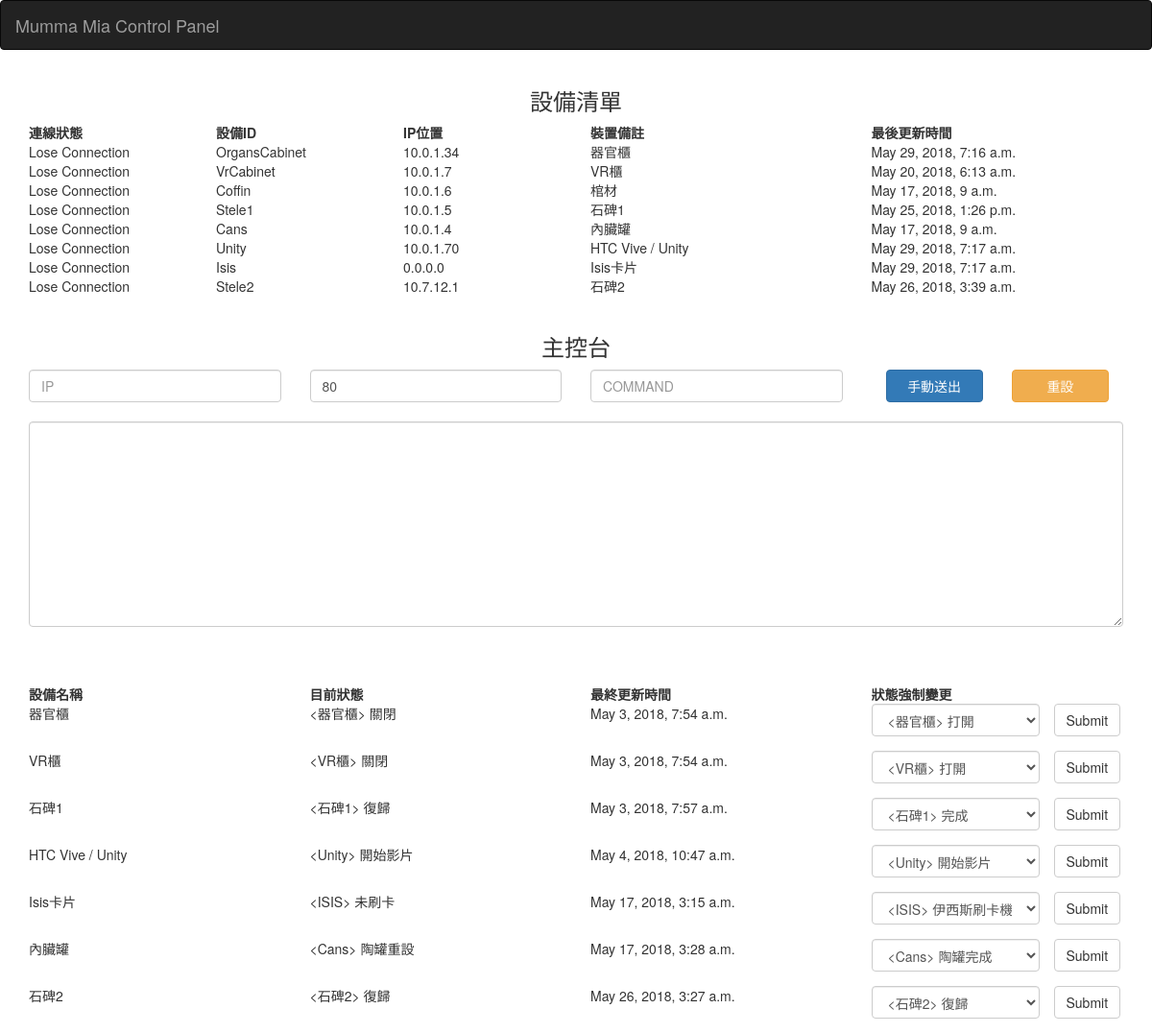
The app's page /, older data.
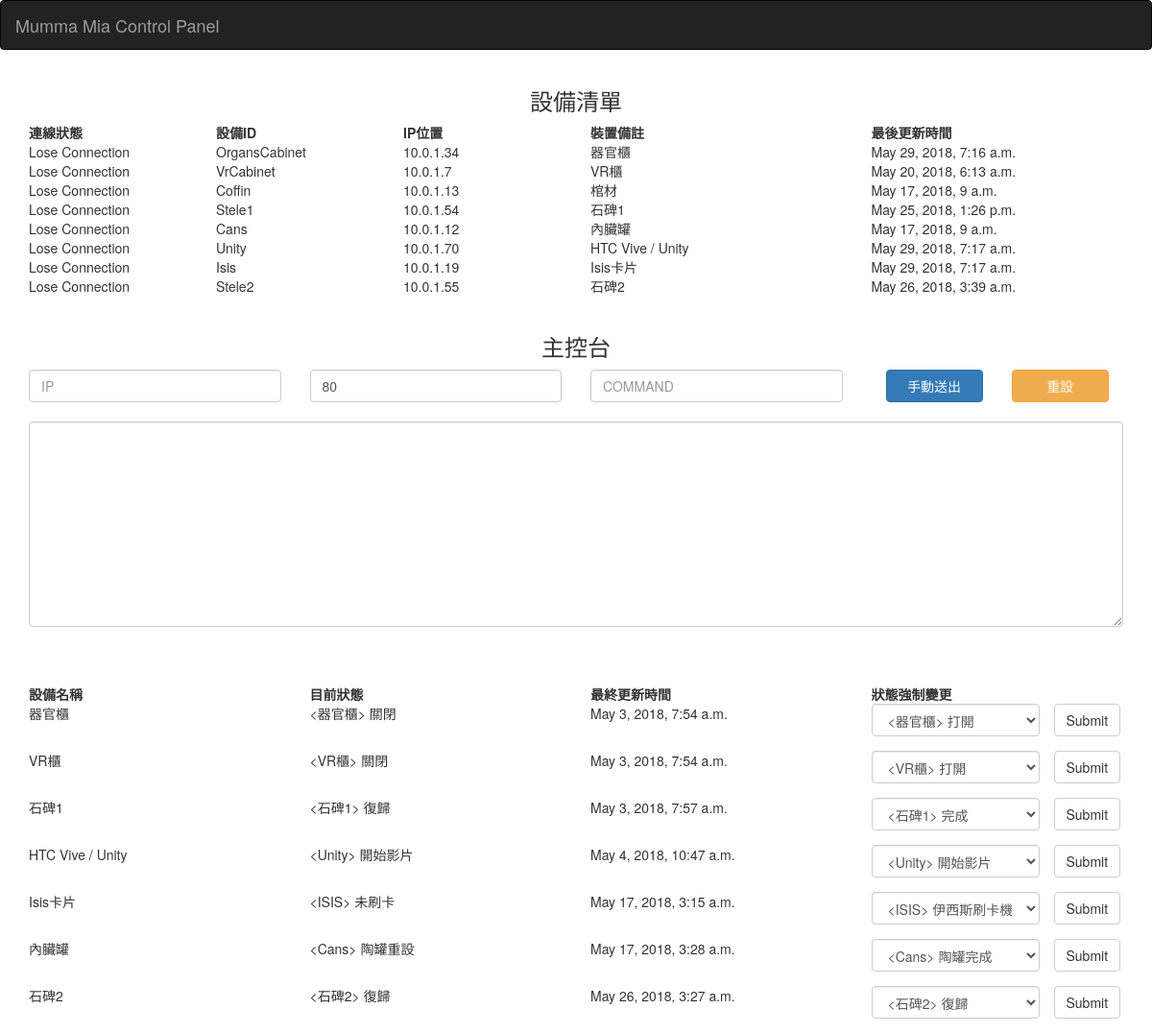
The same page, newer data.
### heart/models.py (models this page shows, shortened)
class Device(models.Model):
    name = models.CharField(max_length=20)
    ip = models.CharField(max_length=15)
    port = models.CharField(max_length=5, default='80')
    note = models.CharField(max_length=20, null=True)
    standBy = models.BooleanField(default=False)
    created = models.DateTimeField(auto_now_add=True)
    updated = models.DateTimeField(auto_now=True)

class Status(models.Model):
    rank = models.IntegerField()
    device = models.ForeignKey(Device, on_delete=models.CASCADE, null=True)
    command = models.ForeignKey(Command, on_delete=models.CASCADE, null=True)
    flag = models.CharField(default="STAND BY", max_length=50)
    description = models.CharField(max_length=300, null=True)
    updated = models.DateTimeField(auto_now=True)

class Command(models.Model):
    name = models.CharField(max_length=20, null=True)
    device = models.ForeignKey(Device, on_delete=models.CASCADE, null=True)
    command = models.CharField(max_length=120, null=True)
    created = models.DateTimeField(auto_now_add=True)
    updated = models.DateTimeField(auto_now=True)

### heart/views.py (the view)
# urls.py: url(r'^$', control_panel),
def control_panel(request):
    ip = request.POST.get("ip", False)
    port = request.POST.get("port", False)
    command = request.POST.get("command", False)
    devices = Device.objects.all()
    commands = Command.objects.all()
    status = Status.objects.all()
    if ip and port and command:
        print(ip, port, command)
        sendData.delay(
            ip,
            port,
            command
        )
        return render(request, "control_panel.html", {
            "status": "success",
            "devices": devices,
        })
    elif request.GET.get("STATUS", False):
        status_update(request)
        return JsonResponse({"status": "complete"})
    elif request.GET.get("CHECK", False):
        name = request.GET.get("name", False)
        device = Device.objects.filter(name=name)
        device.update(standBy=True)
        device.update(ip=get_client_ip(request))
        return JsonResponse({"status": "complete"})
    else:
        return render(request, "control_panel.html", {
            "devices": devices,
            "commands": commands,
            "statuses": status
        })

### templates/control_panel.html (shortened to what this page needs)
<!DOCTYPE html>
<html>
    <head>
        <link rel="stylesheet" href="https://maxcdn.bootstrapcdn.com/bootstrap/3.3.7/css/bootstrap.min.css">
    </head>
    <body>
        <nav class="navbar navbar-inverse">
            <div class="container-fluid">
                <div class="navbar-header">
                    <a class="navbar-brand" href="#">Mumma Mia Control Panel</a>
                </div>
            </div>
        </nav>
        <div class="container">
            <div class="row">
                <div class="header">
                    <h3>設備清單</h3>
                </div>
                <div class="status">
                    <div style="font-weight: bold;">
                        <div class="col-sm-2">連線狀態</div>
                        <div class="col-sm-2">設備ID</div>
                        <div class="col-sm-2">IP位置</div>
                        <div class="col-sm-3">裝置備註</div>
                        <div class="col-sm-3">最後更新時間</div>
                    </div>
                    {% for device in devices %}
                        <div class="col-sm-2">
                            {% if device.standBy %}
                                Connected
                            {% else %}
                                Lose Connection
                            {% endif %}
                        </div>
                        <div class="col-sm-2">{{device.name}}</div>
                        <div class="col-sm-2">{{device.ip}}</div>
                        <div class="col-sm-3">{{device.note}}</div>
                        <div class="col-sm-3">{{device.updated}}</div>
                    {% endfor %}
                </div>
            </div>
            <br>
            <div>
                <div class="header">
                    <h3>主控台</h3>
                </div>
                    <div class="row">
                        <div class="col-sm-3">
                            <input type="text" class="form-control" name="ip" required placeholder="IP"id="ip" />
                        </div>
                        <div class="col-sm-3">
                            <input type="text" class="form-control" name="command" placeholder="PORT" value="80" id="port"/>
                        </div>
                        <div class="col-sm-3">
                            <input type="text" class="form-control" name="command" placeholder="COMMAND" id="command"/>
                        </div>
                        <div class="col-sm-3">
                            <div class="col-sm-6">
                                <button type="submit" id="command-submit" class="btn btn-primary btn-block">手動送出</button>
                            </div>
                            <div class="col-sm-6">
                                <button type="submit" class="btn btn-warning btn-block" onclick="location.href='reset'">重設</button>
                            </div>
                        </div>
                    </div>
                    <br>
                    <textarea id="chat-log" class="form-control"  rows="10"></textarea><br/>
            </div>
            <br>
            <br>
            <div class="row">
                <div class="status" style="font-weight: bold;">
                    <div class="col-sm-3">設備名稱</div>
                    <div class="col-sm-3">目前狀態</div>
                    <div class="col-sm-3">最終更新時間</div>
                    <div class="col-sm-3">狀態強制變更</div>
                </div>
                {% for status in statuses %}
                        <form>
                            <div class="col-sm-3">{{status.device.note}}</div>
                            <div class="col-sm-3" id="{{status.id}}_command">{{status.command.name}}</div>
                            <div class="col-sm-3" id="{{status.id}}_updated">{{status.updated}}</div>
                            <div class="col-sm-3">
                                <div class="col-sm-8 nopadding">
                                    <div class="form-group">
                                        <select class="form-control" name="command" id="changeTarget">
                                            {% for command in commands %}
                                                {% if command.device.id == status.device.id %}
                                                    <option>{{command.name}}&nbsp&nbsp&nbsp&nbsp&nbsp&nbsp&nbsp&nbsp&nbsp&nbsp&nbsp&nbsp&nbsp&nbsp&nbsp&nbsp&nbsp&nbsp&nbsp&nbsp&nbsp&nbsp&nbsp||{{command.command}}||{{command.id}}</option>
                                                {% endif %}
                                            {% endfor %}
                                        </select>
                                    </div>
                                </div>
                                <div class="col-sm-4">
                                    <button onclick="sendBySelect(this)" type="button" class="btn btn-default">Submit</button>
                                </div>
                            </div>
                        </form>
                    {% endfor %}
                </div>
            </div>
        </body>
    </html>

### templates/control_panel.html (style rules this page uses)
.header { text-align: center; border: 20px 0px; }
.nopadding { padding: 0 !important; margin: 0 !important; }

Row changes from the older to the newer data that the page shows:
changed Device "Coffin": ip "10.0.1.6" → "10.0.1.13"
changed Device "Stele1": ip "10.0.1.5" → "10.0.1.54"
changed Device "Cans": ip "10.0.1.4" → "10.0.1.12"
changed Device "Isis": ip "0.0.0.0" → "10.0.1.19"
changed Device "Stele2": ip "10.7.12.1" → "10.0.1.55"
computed for Status "May 4, 2018, 10:47 a.m.": command "<Unity> 開始影片 ||{\"loadScene\": 0}||11" → "<Unity> 開始影片 ||{\"loadScene\":0}||11"
